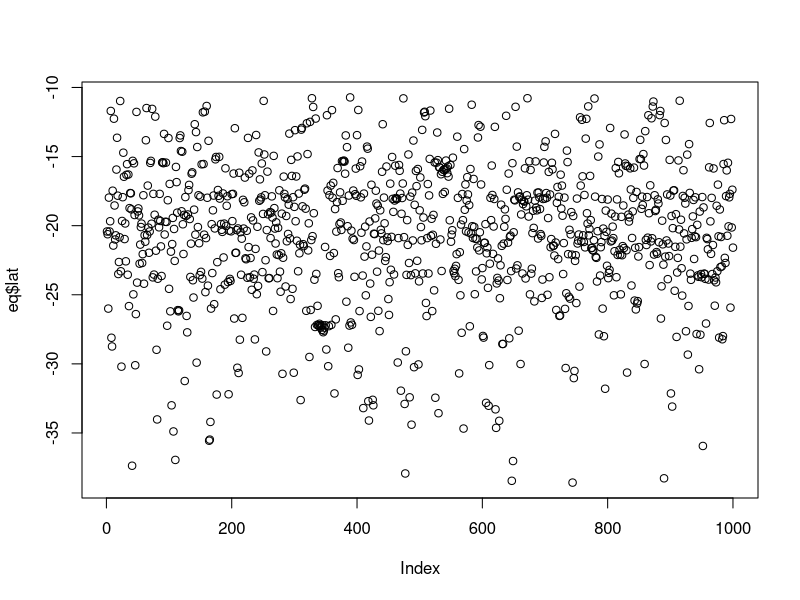
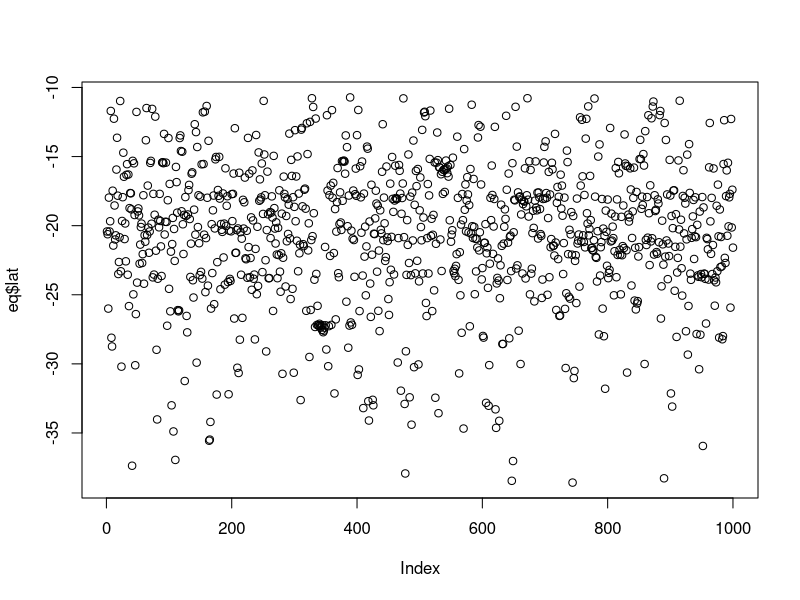
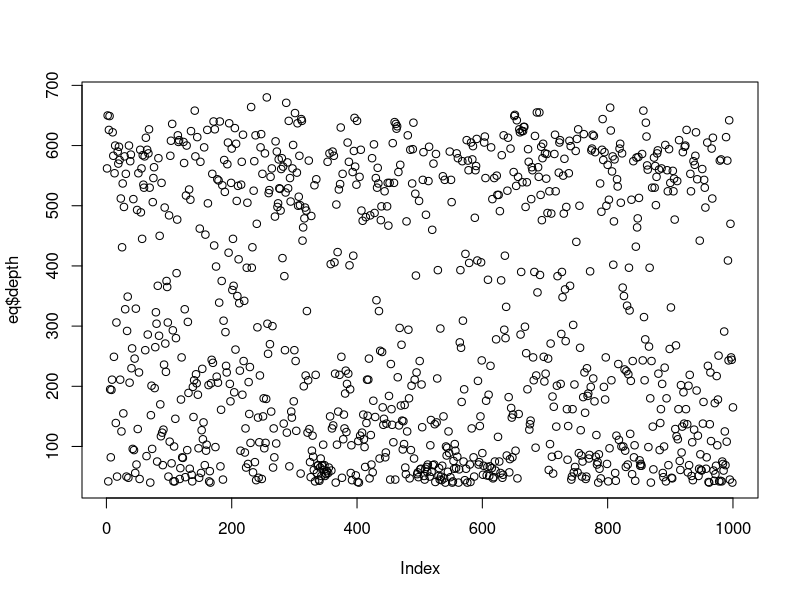
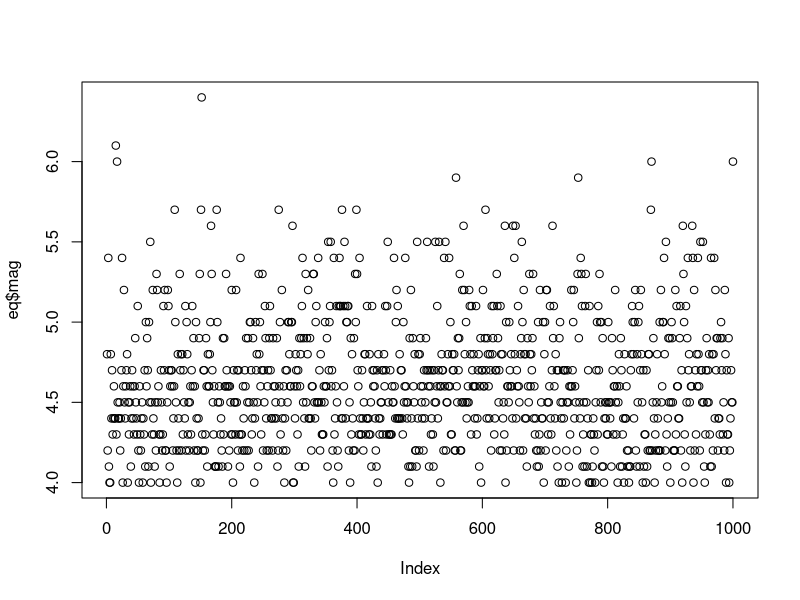
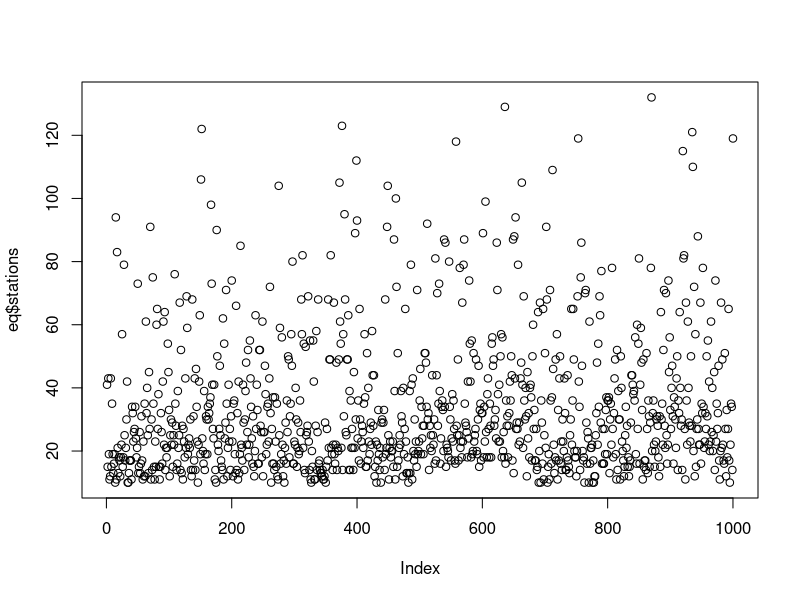

Generate these figures, in order, with R:
eq<-datasets::quakes
eq

#head(eg,100)
#tail(eg,10)

summary(eq)
eq$lat
summary(eq$lat)
plot(eq$lat,type = "p")

eq$long
summary(eq$long)
plot(eq$lat, type = "p")
eq$depth
summary(eq$depth)
plot(eq$depth, type= "p")
eq$mag
summary(eq$mag)
plot(eq$mag,type = "p")
eq$stations
summary(eq$stations)
plot(eq$stations, type="p")
